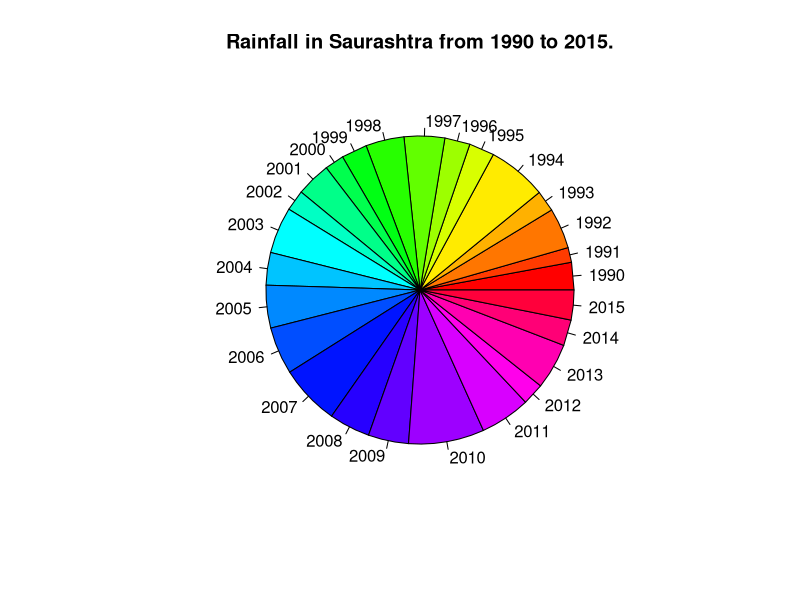
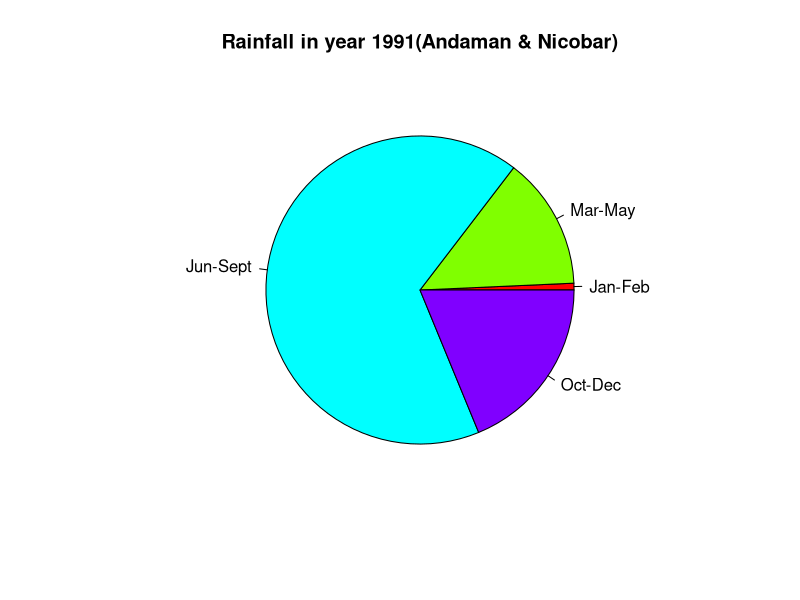
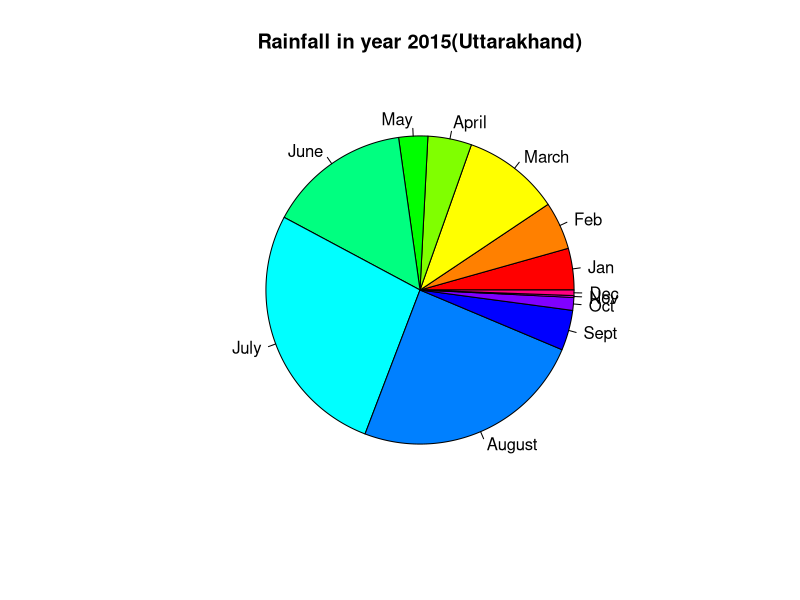
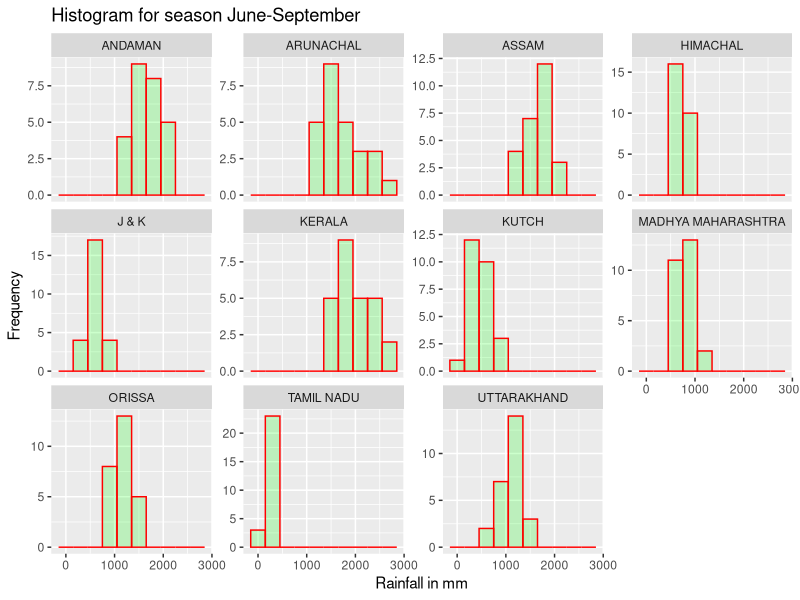
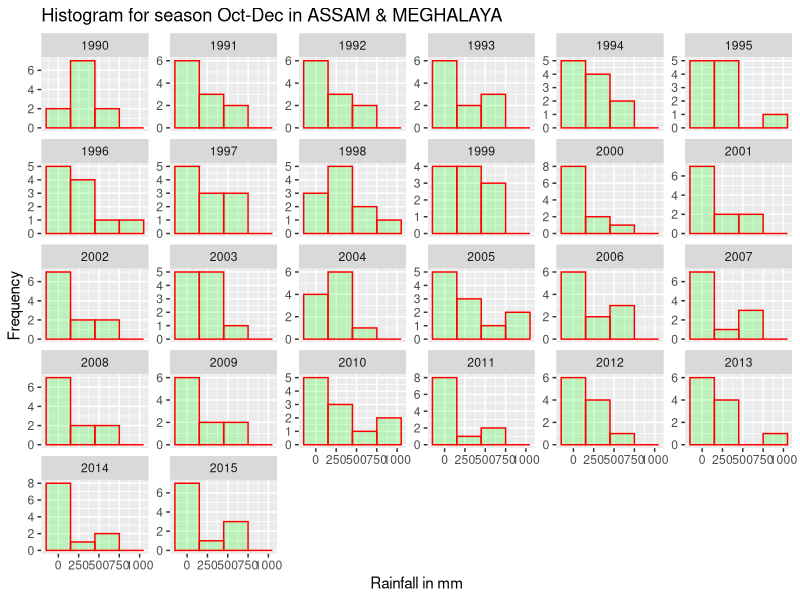
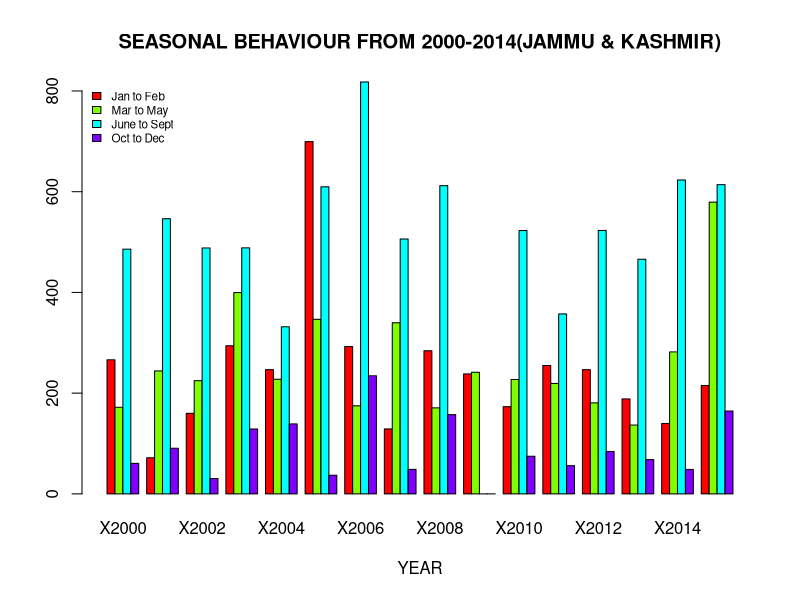
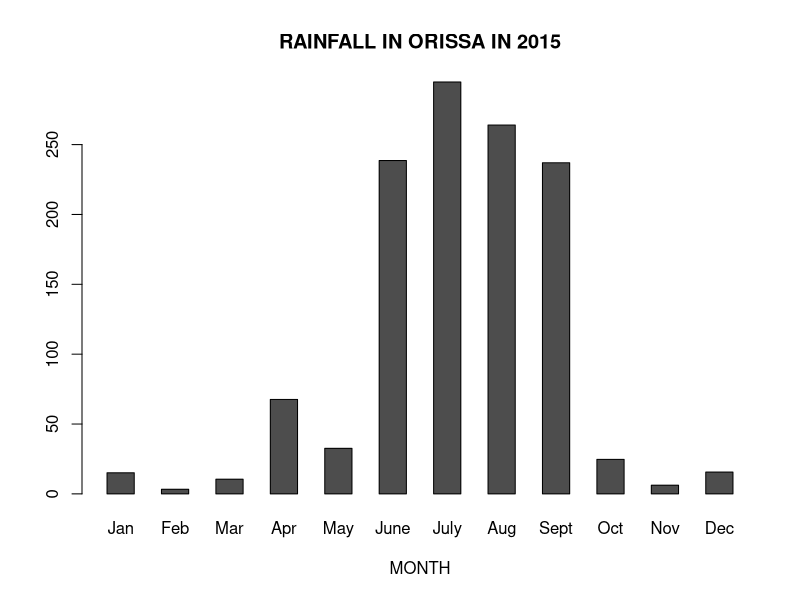
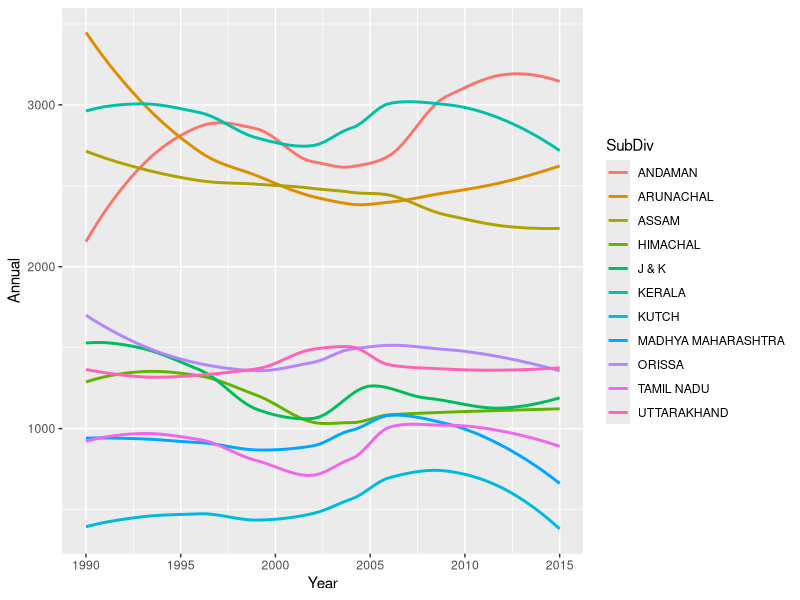

Recreate these plots in R, in order.
#Dataset-Region-wise monthly rainfall in mm(INDIA)
#Data-mining And Linear Regression Analysis using Various Pictorial Representations
main=read.csv("Data.csv")

#I-->PIE CHART 1
dataset1 <-read.csv("sau_pie.csv")
a1=dataset1[["Annual"]]
x1=dataset1[["Year"]]
pie(a1,x1,100,main="Rainfall in Saurashtra from 1990 to 2015.", col=rainbow(length(x1)))

#I-->PIE CHART 2
dataset2 <-read.csv("andaman_pie.csv")
a2=dataset2[["Rain"]]
x2=dataset2[["Month"]]
pie(a2,x2,100,main="Rainfall in year 1991(Andaman & Nicobar)",col=rainbow(length(a2)))

#I-->PIE CHART 3
dataset3 <-read.csv("uttarakhand_pie.csv")
a3=dataset3[["Data"]]
x3=dataset3[["Month"]]
pie(a3,x3,500,main="Rainfall in year 2015(Uttarakhand)",col=rainbow(length(a3)))

#II-->HISTOGRAM 1
library(ggplot2)
dataset4<-read.csv("Data.csv")
ggplot(dataset4,aes(x=Jun.Sept))+geom_histogram(binwidth = 300,col="red",fill="green",alpha=.2)+labs(title="Histogram for season June-September")+labs(x="Rainfall in mm",y="Frequency")+facet_wrap(~SubDiv,scale="free_y")

#II-->HISTOGRAM 2
library(ggplot2)
dataset5<-read.csv("Data.csv")
dataset6=subset(dataset5,SubDiv="ASSAM & MEGHALAYA")
ggplot(dataset6,aes(x=Oct.Dec))+geom_histogram(binwidth = 300,col="red",fill="green",alpha=.2)+labs(title="Histogram for season Oct-Dec in ASSAM & MEGHALAYA")+labs(x="Rainfall in mm",y="Frequency")+facet_wrap(~Year,scale="free_y")

#III-->BARPLOT 1
dataset7 <-read.csv("jammu_bar.csv")
barplot(as.matrix(dataset7),main="SEASONAL BEHAVIOUR FROM 2000-2014(JAMMU & KASHMIR)",xlab ="YEAR",beside=TRUE , col=rainbow(4))
legend("topleft",c("Jan to Feb","Mar to May","June to Sept","Oct to Dec"),cex=0.7,bty="n",fill=rainbow(4))

#III-->BARPLOT 2
dataset8 <-read.csv("orrisa_bar.csv")
barplot(as.matrix(dataset8),main="RAINFALL IN ORISSA IN 2015",xlab ="MONTH",beside=TRUE)

#IV-->LINE CHART 1
dataset9 <-read.csv("Data.csv")
library(ggplot2)
ggplot(dataset9,aes(x=Year,y=Annual,color=SubDiv))+geom_smooth(se=FALSE)

#V-->BOXPLOT 1
dataset10 <-read.csv("Data.csv")
library(ggplot2)
dataset11=subset(dataset10,SubDiv=="KERALA")
ggplot(dataset10,aes(x=SubDiv,y=Annual))+geom_boxplot()+scale_y_continuous(limits=c(0,4000),breaks=seq(0,4000,200))

#VI-->NORMAL DISTRIBUTION 1
dataset12 <-read.csv("Data.csv")
dataset13=subset(dataset12,SubDiv=="HIMACHAL")
r11=dataset13[["Annual"]]
a11=mean(r11)
d11=sd(r11)
x11=seq(100,1500,by=5)
y11=dnorm(x11,a11,d11)
plot(x11,y11)

#VI-->NORMAL DISTRIBUTION 2
dataset14 <-read.csv("Data.csv")
dataset15=subset(dataset14,SubDiv=="TAMIL NADU")
r12=dataset15[["Annual"]]
a12=mean(r12)
d12=sd(r12)
x12=seq(100,1500,by=5)
y12=dnorm(x12,a12,d12)
plot(x12,y12)

#VII-->LINEAR REGRESSEION 1
dataset16<-read.csv("sau_reg.csv")
attach(dataset16)
relation=lm(Annual~Year,dataset16)
summary(relation)
library(ggplot2)
ggplot(dataset16,aes(x=Year,y=Annual))+geom_point()+geom_smooth(method="lm")
newYear=data.frame(Year=2020)
predict(relation,newYear)

#VII-->LINEAR REGRESSEION 1
dataset17<-read.csv("mad_reg.csv")
attach(dataset17)
relation=lm(Jun.Sept~Year,dataset17)
summary(relation)
library(ggplot2)
ggplot(dataset17,aes(x=Year,y=Jun.Sept))+geom_point()+geom_smooth(method="lm")
newYear=data.frame(Year=2020)
predict(relation,newYear)